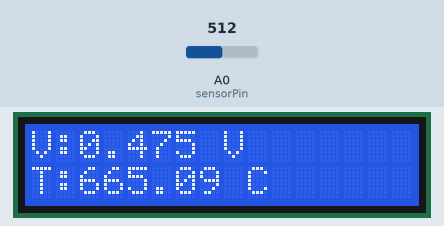
A sketch run on a simulated Arduino Uno, built with avr-gcc and run on an emulated ATmega328P. On the bench: 16×2 character LCD. The inputs (shaded band) are chosen by the test bench; at power-on: A0 (sensorPin) = 512. What the sketch prints to the serial monitor is not drawn.

Above: at 3.2 s.
3.3 s: A0 (sensorPin) set to 716
At 3.8 s:
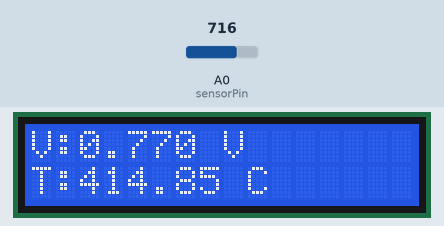
5.5 s: A0 (sensorPin) set to 900
At 7.8 s:
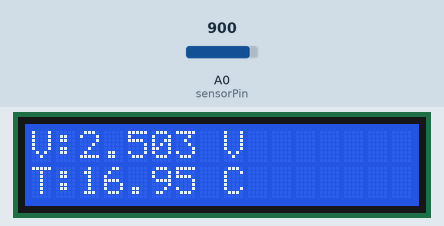
7.9 s: A0 (sensorPin) set to 511
At 12.2 s:
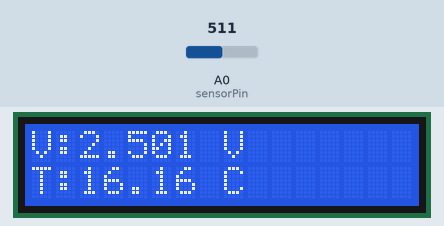
Timing chart, 0 to 13.7 s (numbered marks = the images above; inputs shaded):
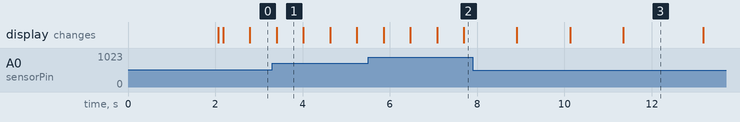

Measured:
- what the display in image 1 shows lasts 0.6 s, from 3.4 s to 4.0 s

The sketch:

main.ino
```cpp
#include <LiquidCrystal.h>

// LCD pin configuration: RS, EN, D4, D5, D6, D7
LiquidCrystal lcd(12, 11, 5, 4, 3, 2);

const int sensorPin = A0;   // Analog input from PT100 bridge circuit

float voltage = 0.0;
float temperature = 0.0;
float filteredVoltage = 0.0;
float lastTemperature = 0.0;

const float alpha = 0.1;    // smoothing factor (0.0–1.0, smaller = smoother)

void setup() {
  lcd.begin(16, 2);
  analogReference(DEFAULT);  // Use 5V reference (change to INTERNAL if <1.1V signal)

  lcd.print("Digital Thermo");
  delay(2000);
  lcd.clear();

  // Optional: Serial monitor for debugging
  Serial.begin(9600);
}

void loop() {
  // --- Step 1: Average multiple samples to reduce ADC noise ---
  int numSamples = 50;
  long total = 0;
  for (int i = 0; i < numSamples; i++) {
    total += analogRead(sensorPin);
    delay(2);
  }
  float rawValue = total / (float)numSamples;

  // --- Step 2: Convert ADC to voltage (assuming 5V reference) ---
  float newVoltage = rawValue * (5.0 / 1023.0);

  // --- Step 3: Apply exponential smoothing for stability ---
  filteredVoltage = alpha * newVoltage + (1 - alpha) * filteredVoltage;
  voltage = filteredVoltage;

  // --- Step 4: Compute temperature using regression curve ---
  temperature = 1181.19 - 1230.93 * voltage + 305.94 * voltage * voltage;

  // --- Step 5: Update LCD only if change is significant (>0.2°C) ---
  if (abs(temperature - lastTemperature) > 0.2) {
    lcd.clear();

    lcd.setCursor(0, 0);
    lcd.print("V:");
    lcd.print(voltage, 3);
    lcd.print(" V");

    lcd.setCursor(0, 1);
    lcd.print("T:");
    lcd.print(temperature, 2);
    lcd.print(" C");

    lastTemperature = temperature;
  }

  // --- Optional: Serial output for testing ---
  Serial.print("Voltage: ");
  Serial.print(voltage, 3);
  Serial.print(" V, Temp: ");
  Serial.print(temperature, 2);
  Serial.println(" C");

  delay(500); // 0.5 second refresh rate
}
```
